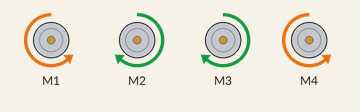
Recording of a sketch running on a simulated Arduino Uno, built with avr-gcc and run on an emulated ATmega328P. On the bench: 4 × DC motor (green arrow = forward, orange = backward, longer = faster). What the sketch prints to the serial monitor is not drawn.

Above: at 0.1 s.
Timing chart, 0 to 1.6 s (numbered marks = the images above):
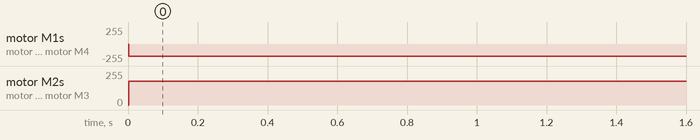

The sketch:

AngleDrive.ino
```cpp
#include <AFMotor.h>

/*
 * Mecanum drive method for SortME V2 robot
 * Author: Trevor Sherrard
 * using the AFMotor library found here:
 * https://github.com/adafruit/Adafruit-Motor-Shield-library
 */


AF_DCMotor m1(1);
AF_DCMotor m2(2);
AF_DCMotor m3(3);
AF_DCMotor m4(4);

int speedm1 = 0;
int speedm2 = 1;
int speedm3 = 2;
int speedm4 = 3;


void setup()
{
  Serial.begin(9600);
}

void loop()
{
  getSetRun(45);
}

void getSetRun(double theta)
{
  double speed1, speed2, speed3, speed4 = 0;
  speed1 = getSpeedArray(theta, 1, 1);
  speed2 = getSpeedArray(theta, 1, 2);
  speed3 = getSpeedArray(theta, 1, 3);
  speed4 = getSpeedArray(theta, 1, 4);
  Serial.print(speed1);

  speed1 = modifiedMap(speed1, -1, 1, -255, 255);
  speed2 = modifiedMap(speed2, -1, 1, -255, 255);
  speed3 = modifiedMap(speed3, -1, 1, -255, 255);
  speed4 = modifiedMap(speed4, -1, 1, -255, 255);

  int speedArr[4];
  speedArr[0] = speed1;
  speedArr[1] = speed2;
  speedArr[2] = speed3;
  speedArr[3] = speed4;


  if(checkReverse1(speedArr[0]))
  {
    m1.setSpeed(abs(speedArr[0]));
    m1.run(FORWARD);
  }
  else
  {
    m1.setSpeed(speedArr[0]);
    m1.run(BACKWARD);
  }

  if(checkReverse1(speedArr[1]))
  {
    m2.setSpeed(abs(speedArr[1]));
    m1.run(BACKWARD);
  }
  else
  {
    m2.setSpeed(speedArr[1]);
    m2.run(FORWARD);
  }
  if(checkReverse1(speedArr[2]))
  {
    m3.setSpeed(abs(speedArr[2]));
    m3.run(BACKWARD);
  }
  else
  {
    m3.setSpeed(speedArr[2]);
    m3.run(FORWARD);
  }
  if(checkReverse1(speedArr[3]))
  {
    m4.setSpeed(abs(speedArr[3]));
    m4.run(FORWARD);
  }
  else
  {
    m4.setSpeed(speedArr[3]);
    m4.run(BACKWARD);
  }
  delay(1000);
}

boolean checkReverse1(double speedm)
{
  if(speedm < 0)
  {
    return true;
  }
  else
  {
    return false;
  }

}

double modifiedMap(double x, double in_min, double in_max, double out_min, double out_max)
{
  double temp = (x - in_min) * (out_max - out_min) / (in_max - in_min) + out_min;
  temp = (int) (4*temp + .5);
  return (double) temp/4;
}

double getSpeedArray(double angle, double magnitude, int wheelnumber)
{
  double motorSpeed;
  if(magnitude > 1)
  {
    magnitude = 1;
  }
  if(magnitude < -1)
  {
    magnitude = -1;
  }

  if(angle > 360)
  {
    angle = 360;
  }
  double rad = angle * (PI/180);
  double xcos = cos(rad);
  double ysin = sin(rad);
  if(wheelnumber == 1)
  {
    motorSpeed = ysin * magnitude; //front left
  }
  else if(wheelnumber == 2)
  {
    motorSpeed = xcos * magnitude; //front right
  }
  else if(wheelnumber == 3)
  {
    motorSpeed = xcos * magnitude; //rear left
  }
  else if(wheelnumber == 4)
  {
    motorSpeed = ysin * magnitude; //rear right
  }
  return motorSpeed;
}
```

Measured:
- by itself, motor M1, motor M4: stopped → backward 180/255 at 0.00 s
- by itself, motor M2, motor M3: stopped → forward 180/255 at 0.00 s
